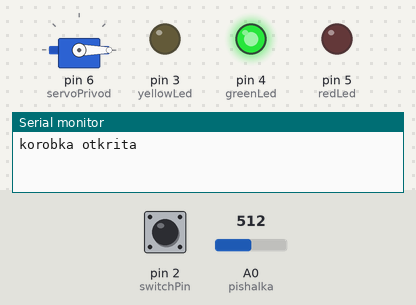
This sketch was run on a simulated Arduino Uno, built with avr-gcc and run on an emulated ATmega328P. On the bench: servo, output pins drawn as LEDs (lit = HIGH), the last lines printed to the serial monitor. The inputs (shaded band) are chosen by the test bench; at power-on: pin 2 (switchPin) LOW, A0 (pishalka) = 512.

Above: at 1.2 s.
1.3 s: pin 2 (switchPin) pulled HIGH for 0.15 s
At 2.4 s:
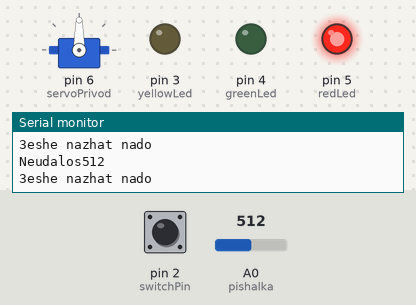
2.9 s: A0 (pishalka) set to 991
5.9 s: A0 (pishalka) set to 1014
Timing chart, 0 to 8.9 s (numbered marks = the images above; inputs shaded):
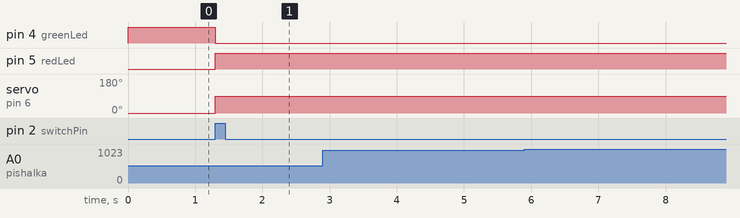

The sketch:

KnockLockArduino.ino
```cpp
#include <Servo.h>

Servo servoPrivod;

const int pishalka = A0;
const int switchPin = 2;
const int yellowLed = 3;
const int greenLed = 4;
const int redLed = 5;
int knockVal;
int switchVal;
const int quietKnock = 10;
const int loudKnock = 100;
boolean locked = false;
int numberOfKnocks = 0;

void setup()
{
  servoPrivod.attach(6);
  pinMode(yellowLed, OUTPUT);
  pinMode(redLed, OUTPUT);
  pinMode(greenLed, OUTPUT);
  pinMode(switchPin, INPUT);
  Serial.begin(9600);
  digitalWrite(greenLed, HIGH);
  servoPrivod.write(0);
  Serial.println("korobka otkrita");
}

void loop()
{
  if (locked == false)
  {
    switchVal = digitalRead(switchPin);
    if (switchVal == HIGH)
    {
      locked = true;
      digitalWrite(greenLed, LOW);
      digitalWrite(redLed, HIGH);
      servoPrivod.write(90);
      Serial.println("korobka zakrita");
      delay(1000);
    }
  }

  if (locked == true)
  {
    knockVal = analogRead(pishalka);
    if (numberOfKnocks < 3 && knockVal > 0)
    {
      if (checkForKnock(knockVal) == true)
      {
        numberOfKnocks++;
      }
      Serial.print(3 - numberOfKnocks);
      Serial.println("eshe nazhat nado");
    }

    if (numberOfKnocks >= 3)
    {
      locked = false;
      servoPrivod.write(0);
      delay(20);
      digitalWrite(greenLed, HIGH);
      digitalWrite(redLed, LOW);
      Serial.println("korobka otkrita");
      numberOfKnocks = 0;
    }
  }
}

boolean checkForKnock(int value)
{
  if (value > quietKnock && value < loudKnock)
  {
    digitalWrite(yellowLed, HIGH);
    delay(50);
    digitalWrite(yellowLed, LOW);
    Serial.print("Podtverdite");
    Serial.println(value);
    return true;
  }
  else
  {
    Serial.print("Neudalos");
    Serial.println(value);
    return false;
  }
}
```

Measured:
- after the input at 1.3 s, pin 4 (greenLed): HIGH → LOW at once; pin 5 (redLed): LOW → HIGH at once; servo on pin 6 (servoPrivod): 0° → 90° at once
